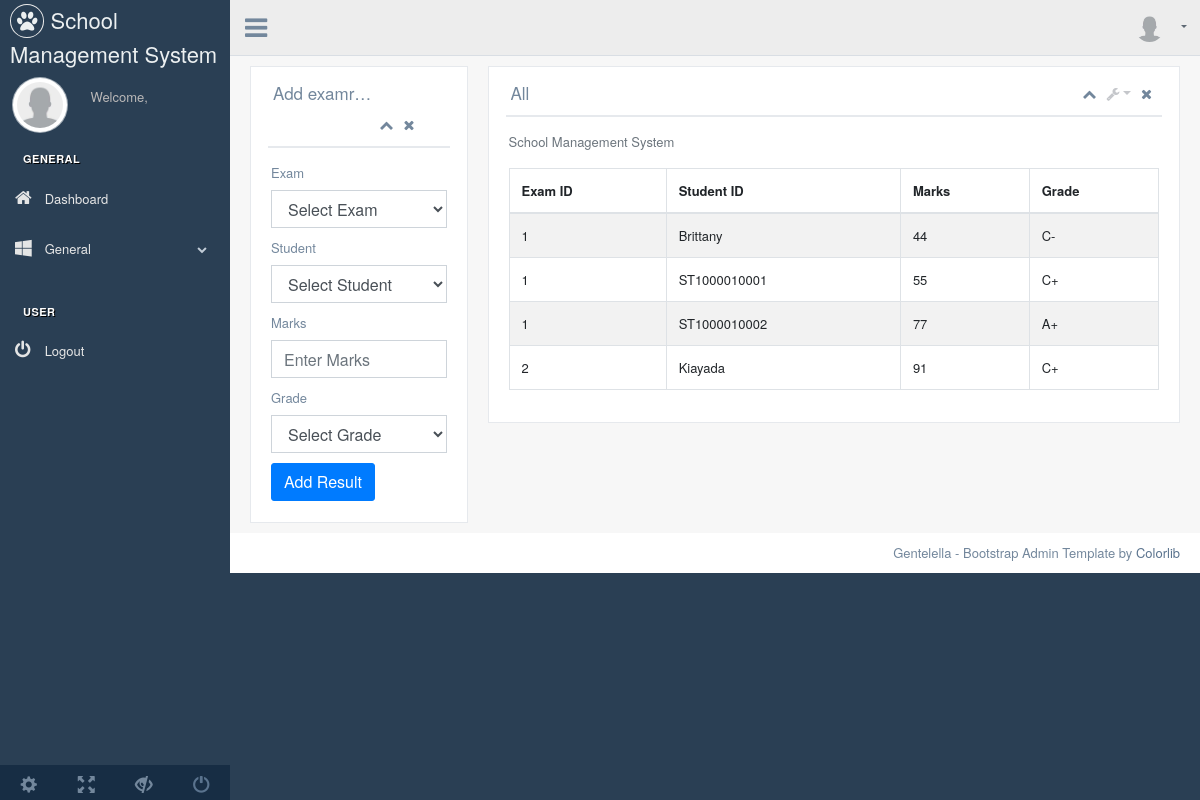
Screenshot of /examresults.php (signed in) with the database file from the repository.
### tables this page shows
CREATE TABLE `examresult` (
  `exam` int(11) NOT NULL,
  `student` varchar(50) NOT NULL,
  `marks` int(10) NOT NULL,
  `grade` varchar(10) NOT NULL
);

### examresults.php (the view, shortened to what this page needs)
<?php session_start();
include_once 'database.php';
?>
<!DOCTYPE html>
<html>
<head>
  <?php include_once 'header.php'; ?>
</head>
<body class="nav-md">
  <div class="container body">
    <div class="main_container">
      <div class="col-md-3 left_col">
        <?php include_once 'sidebar.php'; ?>
      </div>
<?php include_once 'nav-menu.php'; ?>
      <div class="right_col" role="main">
        <div class="row">
          <div class="col-md-3">
            <div class="x_panel">
              <div class="x_title">
                <h2><?php echo (isset($_GET['update']))?"Update examresult":"Add examresult"; ?></h2>
                <ul class="nav navbar-right panel_toolbox">
                  <li><a class="collapse-link"><i class="fa fa-chevron-up"></i></a>
                  </li>
                  <li><a class="close-link"><i class="fa fa-close"></i></a>
                  </li>
                </ul>
                <div class="clearfix"></div>
              </div>
              <div class="x_content">
             <form role="form" method="POST" >
              <div class="box-body">
                <div class="form-group">
                  <label>Exam</label>
                  <select class="form-control select2 select2-hidden-accessible" style="width: 100%;" tabindex="-1" aria-hidden="true" name="exam"><option >Select Exam</option>
                </select>
              </div>
              <div class="form-group">
                <label>Student</label>
                <select class="form-control select2 select2-hidden-accessible" style="width: 100%;" tabindex="-1" aria-hidden="true" name="student"><option >Select Student</option>
              </select>
            </div>
            <div class="form-group">
              <label for="exampleInputPassword1">Marks</label>
              <input name="marks" type="number" class="form-control" id="exampleInputPassword1" placeholder="Enter Marks" required>
            </div>
            <div class="form-group">
              <label>Grade </label>
              <select class="form-control select2 select2-hidden-accessible" style="width: 100%;" tabindex="-1" aria-hidden="true" name="grade"><option >Select Grade</option>
             </select>
           </div>
         </div>
         <div class="box-footer">
          <button type="submit" name="submit" value="submit" class="btn btn-primary">Add Result</button>
        </div>
      </form>
    </div>
  </div>
</div>
<div class="col-md-9">
  <div class="x_panel">
    <div class="x_title">
      <h2>All <small>Examresults</small></h2>
      <ul class="nav navbar-right panel_toolbox">
        <li><a class="collapse-link"><i class="fa fa-chevron-up"></i></a>
        </li>
        <li class="dropdown">
          <a href="#" class="dropdown-toggle" data-toggle="dropdown" role="button" aria-expanded="false"><i class="fa fa-wrench"></i></a>
        </li>
        <li><a class="close-link"><i class="fa fa-close"></i></a>
        </li>
      </ul>
      <div class="clearfix"></div>
    </div>
    <div class="x_content">
      <div class="row">
        <div class="col-sm-12">
          <div class="card-box table-responsive">
            <p class="text-muted font-13 m-b-30">
              School Management System
            </p>
            <table id="datatable-buttons" class="table table-striped table-bordered" style="width:100%">
              <thead>
                <tr>
                  <th>Exam ID</th>
                  <th>Student ID</th>
                  <th>Marks</th>
                  <th>Grade</th>
                </tr>
              </thead>
              <tbody>
                <?php
                $sql = "SELECT * FROM examresult";
                $result = $conn->query($sql);
                if ($result->num_rows > 0) {
                 while($row = $result->fetch_assoc()) {
                  echo "<tr><td> " . $row["exam"]. " </td><td> " . $row["student"]." </td><td> " . $row["marks"]." </td><td> " . $row["grade"]. "</td></tr>";
                }
              }
              ?>
            </tbody>
          </table>
        </div>
      </div>
    </div>
  </div>
</div>
</div>
</div>
</div>
</div>
<footer>
  <div class="pull-right">
    Gentelella - Bootstrap Admin Template by <a href="https://colorlib.com">Colorlib</a>
  </div>
  <div class="clearfix"></div>
</footer>
</div>
</body>
</html>

### rows the page displays
examresult: exam "1", student "Brittany", marks "44", grade "C-"
examresult: exam "1", student "ST1000010001", marks "55", grade "C+"
examresult: exam "1", student "ST1000010002", marks "77", grade "A+"
examresult: exam "2", student "Kiayada", marks "91", grade "C+"
